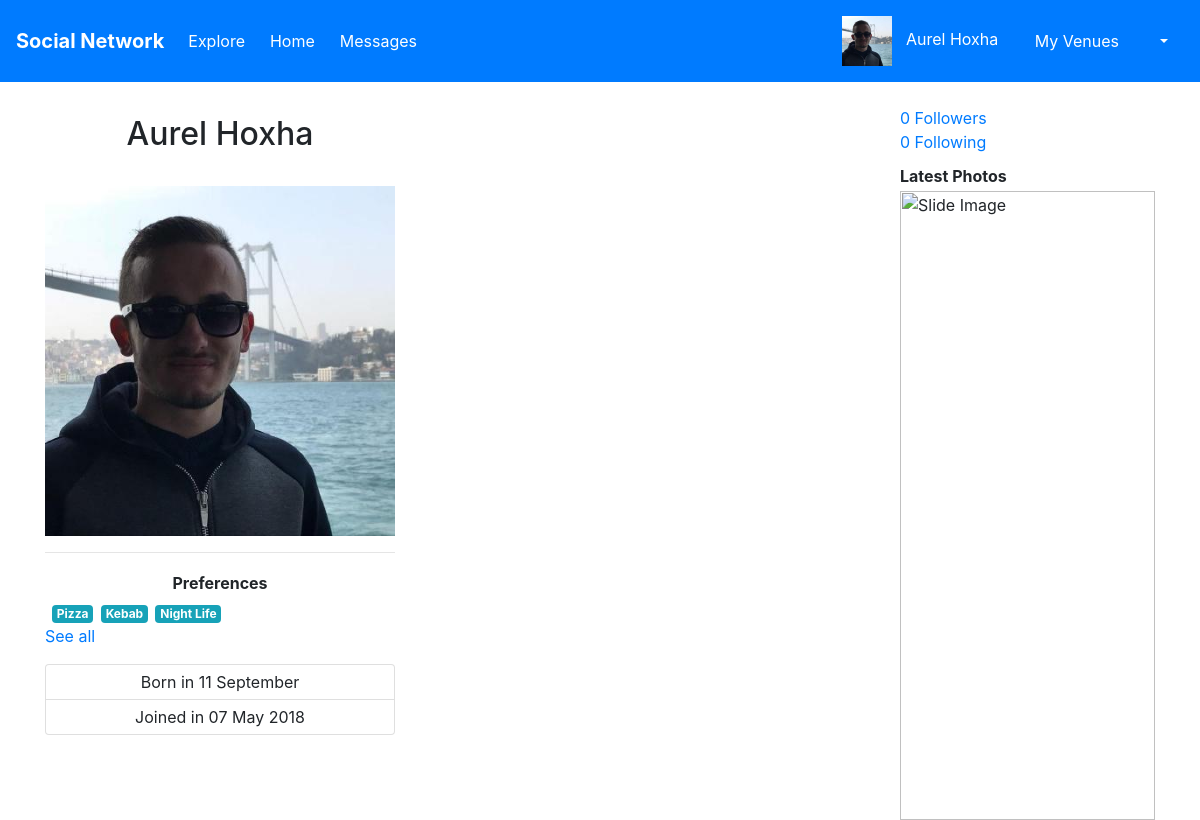
/profile.php?profileName=aurelhoxha (signed in), run on an earlier commit of the app's database.
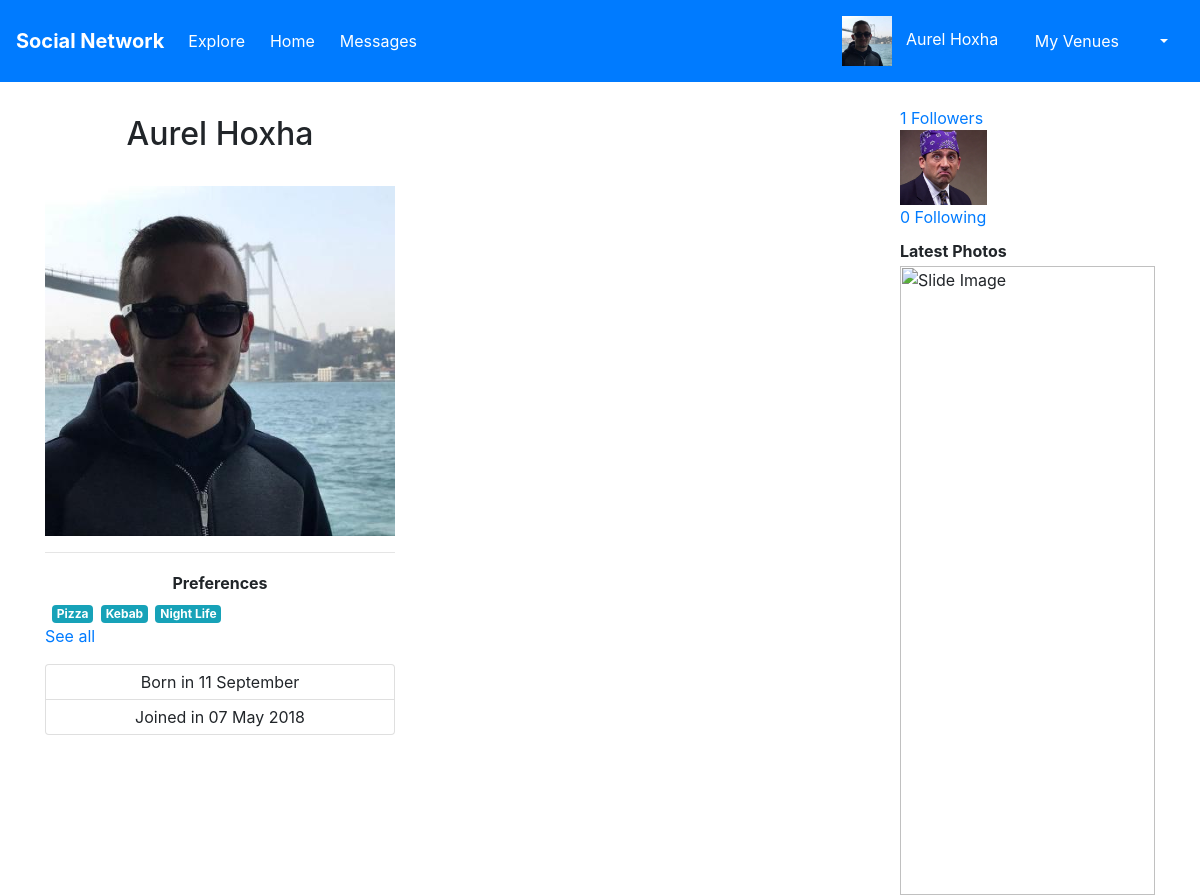
And on a later commit of the database.
### tables this page shows
CREATE TABLE `user_table` (
  `username` varchar(100) NOT NULL,
  `user_firstName` varchar(50) NOT NULL,
  `user_lastName` varchar(50) NOT NULL,
  `user_email` varchar(100) DEFAULT NULL,
  `user_password` varchar(30) NOT NULL,
  `user_birthdate` date NOT NULL,
  `user_pic` varchar(255) DEFAULT NULL,
  `user_gender` char(1) NOT NULL,
  `user_cityID` int(11) NOT NULL,
  `user_profileType` int(11) NOT NULL,
  `user_created` date NOT NULL,
  `user_isActive` int(11) NOT NULL,
  `user_lastlogin` time NOT NULL
);

### src/profile_info.php (called while the page is built, shortened)
<?php
  require_once 'navigation_info.php';
  $profileName = $_GET['profileName'];
  $sql = "SELECT user_firstName, user_lastName, user_pic, user_birthdate, user_created
          FROM user_table
          WHERE username = '$profileName'";
  $query = mysqli_query($db, $sql);
  $row = mysqli_fetch_array($query);
  $pname = $row['user_firstName']." ".$row['user_lastName'];
  $sql = "SELECT COUNT(*) as fcount
          FROM user_table as U, follows as F
          WHERE U.username = F.follower and F.followed = '$profileName'";
  $query = mysqli_query($db, $sql);
  $row = mysqli_fetch_array($query);
  $pfollowerc = $row['fcount'];
  $sql = "SELECT COUNT(*) as fcount
          FROM user_table as U, follows as F
          WHERE U.username = F.followed and F.follower = '$profileName'";
  $query = mysqli_query($db, $sql);
  $row = mysqli_fetch_array($query);
  $pfollowingc = $row['fcount'];
  $sql = "SELECT U.user_pic as fpic, U.username as fname
          FROM user_table as U, follows as F
          WHERE U.username = F.follower and F.followed = '$profileName'
          LIMIT 3";
  $pfollowers = mysqli_query($db, $sql);
?>

### src/profile.php (the view, shortened to what the changed rows need)
<?php
  require_once 'profile_info.php';
  require_once 'review.php';
?>
<html>
<head>
  <link rel="stylesheet" href="https://stackpath.bootstrapcdn.com/bootstrap/4.1.1/css/bootstrap.min.css">
  <link rel="stylesheet" href="https://cdnjs.cloudflare.com/ajax/libs/font-awesome/4.7.0/css/font-awesome.min.css">
  <link rel="stylesheet" href="https://cdnjs.cloudflare.com/ajax/libs/material-design-icons/3.0.1/iconfont/material-icons.min.css">
</head>
<body>
  <br>
  <div class="container">
    <div class="row">
      <div class="col-md-4">
          <h2 class="text-center" style="font-size:32px;margin:9px;">
              <?php
                  echo htmlspecialchars($pname);
              ?>
          </h2>
          <br>
      </div>
      <div class="col-md-3">
        <a class="text-primary" href="#"><?php echo "{$pfollowerc} Followers"?></a>
        <div class="card-group">
          <?php
            while($row = mysqli_fetch_array($pfollowers, MYSQLI_ASSOC)){
              $followerName = $row['fname'];
              $search_dir = $row['fpic'];
              $images = glob("$search_dir");
              if (count($images) > 0) {
                $img = $images[0];
                echo '
                <a href="profile.php?profileName='.$followerName.'">
                  <img class="float-left" src="'.$img.'" height="75">
                </a>&nbsp;';
              }
              else{
                $img = glob("$nophoto")[0];
                echo '
                <a href="profile.php?profileName='.$followerName.'">
                  <img class="float-left" src="'.$img.'" height="75">
                </a>&nbsp;';
              }
            }
          ?>
        </div>
        <a class="text-primary" href="#"><?php echo "{$pfollowingc} Following"?></a>
        <div style="margin-top:10px;">
          <strong>Latest Photos</strong>
          <div class="carousel slide" data-ride="carousel" id="carousel-1">
          </div>
      </div>
    </div>
  </div>
</body>
</html>

What changed in the data, as far as the page shows it:
now on this page (row edited): user_table: user_pic (picture)
Also different on the page:
$pfollowerc: "0" → "1"
